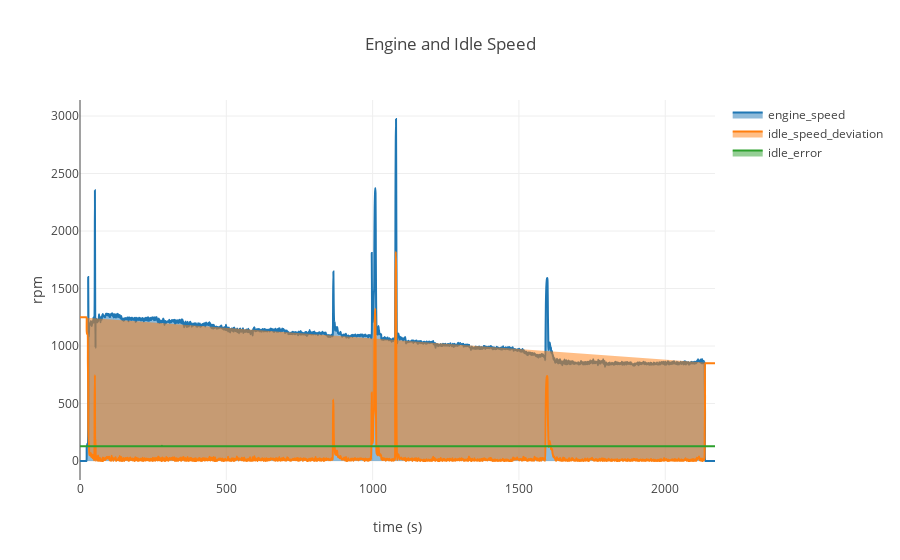

This figure's notebook cell:
### Markdown cell above
This is the number of steps from 0 which the ECU will use as guide for starting idle speed control during engine warm up. The value will start at quite a high value (>100 steps) on a very cold engine and fall to < 50 steps on a fully warm engine. A high value on a fully warm engine or a low value on a cold engine will cause poor idle speed control. Idle run line position is calculated by the ECU using the engine coolant temperature sensor.

**Inlet Manifold Air Valve**

The air valve stepper motor is an actuator that is used to automatically control idle speed during normal idle and during engine warm-up. When the throttle is closed, the throttle valve is locked in a position where very little air passes by. The throttle position then, will have no effect upon the idle speed.

A by-pass port to the throttle plate is located in the inlet manifold. A valve is positioned in the port. As the valve moves, the volume of air passing through the port will vary, and this directly affects the idle speed. The idle speed then, depends upon the position of the stepper air valve in the by-pass port. This method of idle control is fitted to some models (principally those with the plastic inlet manifold)from the middle of 1994

### Code cell
lr.display_graph(['engine_speed','idle_speed_deviation', 'idle_error'], 'Engine and Idle Speed', 'rpm')

### Figure 1 — Plotly figure (JSON) as saved in the notebook; plotly's stock layout.template omitted (floating-point values rounded to 4 significant figures; data arrays with more than 128 entries replaced by an {"elided": "..."} marker saying what was removed)
{"data": [{"connectgaps": true, "fill": "toself", "line": {"shape": "spline", "smoothing": 0.8}, "name": "engine_speed", "type": "scatter", "uid": "7c9034da-b09c-498c-9c52-d55c24dc9d25", "x": {"elided": "2171 int values"}, "y": {"elided": "2171 int values"}}, {"connectgaps": true, "fill": "toself", "line": {"shape": "spline", "smoothing": 0.8}, "name": "idle_speed_deviation", "type": "scatter", "uid": "05876f80-3e97-4454-b075-d935f9650b2e", "x": {"elided": "2171 int values"}, "y": {"elided": "2171 int values"}}, {"connectgaps": true, "fill": "toself", "line": {"shape": "spline", "smoothing": 0.8}, "name": "idle_error", "type": "scatter", "uid": "93567e90-65ec-4dfb-9471-a0940463f690", "x": {"elided": "2171 int values"}, "y": {"elided": "2171 int values"}}], "layout": {"autosize": true, "title": {"text": "Engine and Idle Speed"}, "xaxis": {"autorange": true, "range": [0, 2170], "title": {"text": "time (s)"}, "type": "linear"}, "yaxis": {"autorange": true, "range": [-165.2, 3139.0], "title": {"text": "rpm"}, "type": "linear", "zeroline": false}}}
